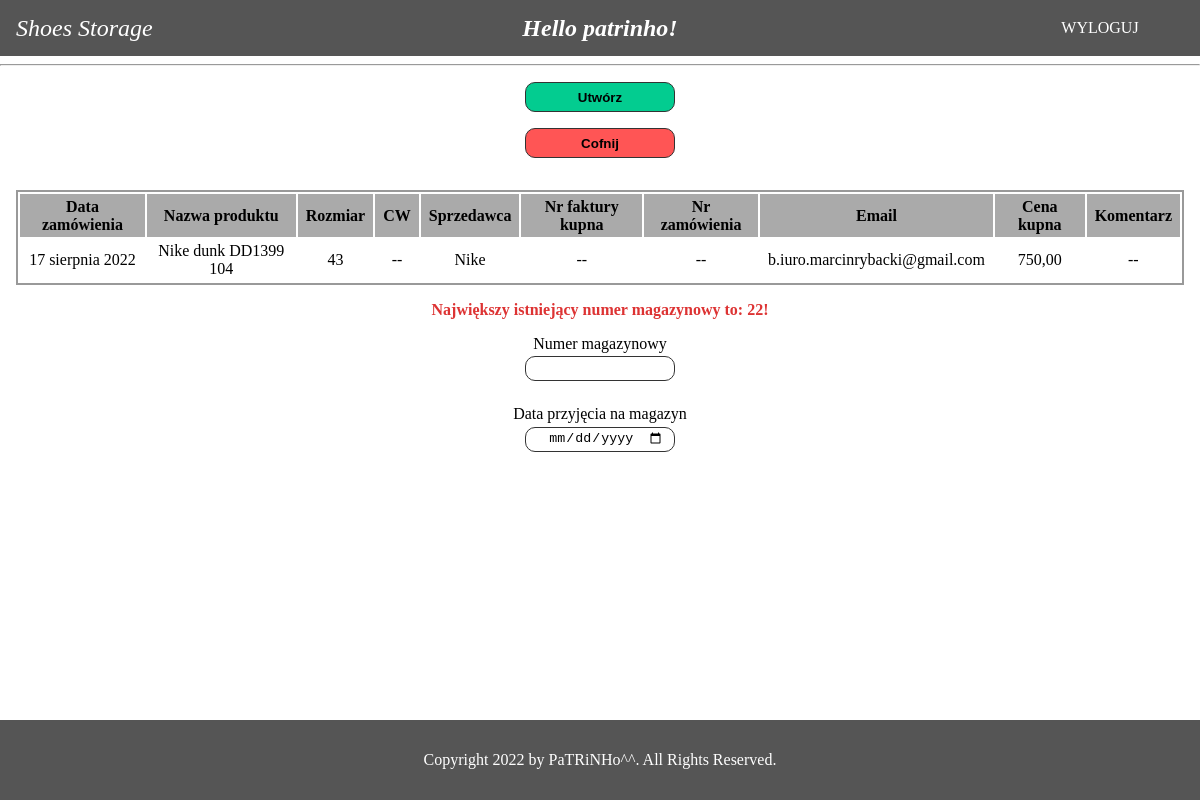
/create_single_entry_in/13/ (signed in), run on the app's committed database.
### base/models.py (models this page shows, shortened)
class IncommingShoe(models.Model):
    order_date = models.DateField()
    buy_invoice_date = models.DateField(blank=True, null=True)
    name = models.CharField(max_length=200)
    size = models.CharField(max_length=20)
    cw = models.CharField(max_length=20, blank=True)
    seller = models.ForeignKey(Seller, on_delete=models.SET_NULL, null=True)
    buy_invoice_nr = models.CharField(max_length=30, blank=True)
    order_nr = models.CharField(max_length=30, blank=True)
    email = models.CharField(max_length=200)
    buy_price = models.DecimalField(max_digits=7, decimal_places=2)
    comment = models.TextField(max_length=200, blank=True)

class Seller(models.Model):
    name = models.CharField(max_length=200)
    def __str__(self):
        return self.name

### base/views.py (the view, shortened to what this page needs)
# urls.py: path('create_single_entry_in/<str:pk>/', views.CreateSingleEntryIn.as_view(),
class CreateSingleEntryIn(LoginRequiredMixin, DetailView):
    template_name = 'base/create_single_entry_in.html'
    login_url = '/login/'
    model = IncommingShoe
    def get_context_data(self, **kwargs):
        context = super().get_context_data(**kwargs)
        context['form'] = EntryInForm
        context['incomming'] = IncommingShoe.objects.get(
            id=self.get_object().pk)
        max_storage_nr_storage = InStorageShoe.objects.aggregate(
            Max('storage_nr'))
        max_storage_nr_archives = SoldShoe.objects.aggregate(Max('storage_nr'))
        if max_storage_nr_storage['storage_nr__max'] and max_storage_nr_archives['storage_nr__max']:
            context['max_storage_nr'] = max(
                [max_storage_nr_storage['storage_nr__max'], max_storage_nr_archives['storage_nr__max']])
        elif max_storage_nr_storage['storage_nr__max']:
            context['max_storage_nr'] = max_storage_nr_storage['storage_nr__max']
        elif max_storage_nr_archives['storage_nr__max']:
            context['max_storage_nr'] = max_storage_nr_archives['storage_nr__max']
        else:
            context['max_storage_nr'] = 0
        return context

### base/templates/base/create_single_entry_in.html (shortened to what this page needs)
{% extends 'main.html' %}
{% load static %}
{% block content %}
<hr/>
<div class="create-single-wrapper">
    <form action="" method="POST">
        <input type="submit" value="Utwórz" name="" id="">
        <a class="back-a" href="{% url 'entry-in-single' %}">
            <input type="button" value="Cofnij" name="" id="">
        </a>
        <table class="overwiew-table">
            <tr class="table-header">
                <th>Data zamówienia</th>
                <th>Nazwa produktu</th>
                <th>Rozmiar</th>
                <th>CW</th>
                <th>Sprzedawca</th>
                <th>Nr faktury kupna</th>
                <th>Nr zamówienia</th>
                <th>Email</th>
                <th>Cena kupna</th>
                <th>Komentarz</th>
            </tr>
            <tr>
                <th>{{incomming.order_date|default:"--"}}</th>
                <th>{{incomming.name|default:"--"}}</th>
                <th>{{incomming.size|default:"--"}}</th>
                <th>{{incomming.cw|default:"--"}}</th>
                <th>{{incomming.seller|default:"--"}}</th>
                <th>{{incomming.buy_invoice_nr|default:"--"}}</th>
                <th>{{incomming.order_nr|default:"--"}}</th>
                <th>{{incomming.email|default:"--"}}</th>
                <th>{{incomming.buy_price}}</th>
                <th>{{incomming.comment|default:"--"}}</th>
            </tr>
        </table>
        <div class="hint-wrapper">
            <div class="hint">
                Największy istniejący numer magazynowy to: {{max_storage_nr}}!
            </div>
        </div>
        {% for field in form %}
        <div class="form-field">
            <div class="label">{{field.label}}</div>
            <div class="field">{{field}}</div>
        </div>
        {% endfor %}
    </form>
</div>
{% endblock content %}

### templates/navbar.html
{% load static %}
<nav class="navbar">
    <div class="brand-title">
        {% if request.user.is_authenticated %}
        <a href="{% url 'home' %}">Shoes Storage</a>
        {% else %}
        <a href="{% url 'info' %}">Shoes Storage</a>
        {% endif %}
    </div>
    <div class="hello">
        {% if request.user.is_authenticated %}
            <b>Hello {{request.user}}!</b>
        {% else %}
            <b>Hello!</b>
        {% endif %}
    </div>
    <div class="navbar-links">
        {% if request.user.is_authenticated %}
        <div class="action-btn"><a href="{% url 'logout' %}">WYLOGUJ</a></div>
        {% else %}
        <div class="action-btn"><a href="{% url 'login' %}">ZALOGUJ</a></div>
        {% endif %}
    </div>
</nav>

### static/styles/styles.css (style rules this page uses)
* { box-sizing: border-box; }
body { margin: 0; padding: 0; min-height: 100vh; position: relative; padding-bottom: 5rem; }
.navbar { display: grid; grid-template-columns: 200px 1fr 200px; justify-content: space-between; align-items: center; background-color: #555; color: white; }
.brand-title { font-size: 1.5rem; margin: .5rem; margin-left: 1rem; min-width: 150px; font-style: italic; }
.brand-title a { text-decoration: none; color: white; }
.hello { text-align: center; font-size: x-large; font-style: italic; }
.navbar-links { width: 100%; }
.navbar-links .action-btn { width: 150px; border-radius: 1rem; margin-top: .2rem; margin-bottom: .2rem; margin-left: auto; margin-right: auto; }
.navbar-links .action-btn a { text-decoration: none; color: white; padding: 1rem; display: block; text-align: center; }
.hint-wrapper { width: fit-content; margin-left: auto; margin-right:auto; margin-top: 1rem; color: #dd3333; font-weight: bold; }
.hint-wrapper .hint { width: fit-content; margin-left: auto; margin-right:auto; }
.create-single-wrapper { margin-left: auto; margin-right: auto; padding-left: 1rem; padding-right: 1rem; margin-top: 1rem; margin-bottom: 2rem; }
.create-single-wrapper .form-field { margin-top: 1rem; margin-bottom: 1.5rem; text-align: center; }
.create-single-wrapper .form-field .label { margin-bottom: .2rem; }
.create-single-wrapper input[type='submit'] { display: block; width: 150px; height: 30px; margin-left: auto; margin-right: auto; margin-bottom: 1rem; border-radius: 10px; background-color: #03cc90; font-weight: bold; border: 1px solid #333; cursor: pointer; }
.create-single-wrapper form a { text-decoration: none; }
.create-single-wrapper input[type='number'] { width: 150px; height: 25px; border-radius: 10px; border: 1px solid #333; padding-left: 10px; padding-right: 10px; text-align: center; }
.create-single-wrapper input[type='date'] { width: 150px; height: 25px; border-radius: 10px; border: 1px solid #333; padding-left: 10px; padding-right: 10px; text-align: center; }
tr:nth-child(even) { background: #FFF; }
tr:nth-child(odd) { background: #DDD; }
tr:first-child { background: #AAA; }
.overwiew-table { margin-left: auto; margin-right: auto; }
.overwiew-table tr th { padding-top: .2rem; padding-bottom: .2rem; padding-left: .5rem; padding-right: .5rem; font-weight: normal; }
.overwiew-table .table-header th { font-weight: bold; }
.create-single-wrapper table { border: 2px solid #999; margin-left: auto; margin-right: auto; display: block; overflow-x: auto; }
.back-a { display: block; width: 150px; height: 30px; margin-left: auto; margin-right: auto; border-radius: 10px; margin-bottom: 2rem; text-decoration: none; }
.back-a input[type='button'] { display: block; width: 150px; height: 30px; margin-left: auto; margin-right: auto; margin-bottom: 2rem; border-radius: 10px; background-color: #ff5555; font-weight: bold; border: 1px solid #333; cursor: pointer; }

### data on the page
IncommingShoe: order_date "17 sierpnia 2022", name "Nike dunk DD1399 104", size "43", cw "--", seller "Nike", buy_invoice_nr "--", order_nr "--", email "b.iuro.marcinrybacki@gmail.com", buy_price "750,00", comment "--"

### other printed values
{{ request.user }} "patrinho"
{{ max_storage_nr }} "22"
{{ field.label }} "Numer magazynowy" "Data przyjęcia na magazyn"
